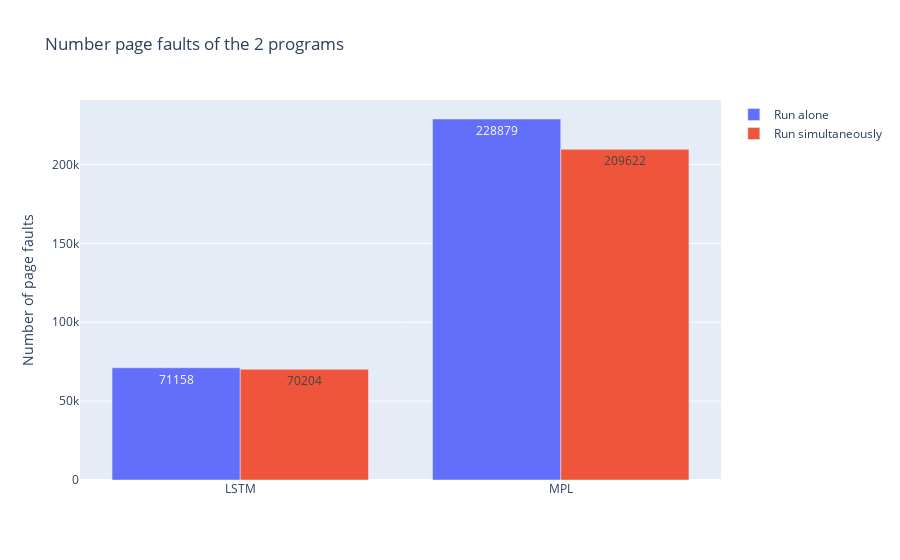

Notebook code for this chart:
### Code cell
x=["LSTM", 'MPL']
y_alone = [ 71158 ,  228879 ]
y_simultaneously = [ 70204 ,  209622 ]

fig = go.Figure(data=[
    go.Bar(name='Run alone', x=x, y=y_alone,   text=y_alone, textposition='auto'),
    go.Bar(name='Run simultaneously', x=x, y=y_simultaneously,  text=y_simultaneously, textposition='auto')
])
# Change the bar mode
fig.update_layout(barmode='group', 
    title='Number page faults of the 2 programs',
                   yaxis=dict(
        title='Number of page faults',
    ),
                 )



fig.show()

### Figure 1 — Plotly figure (JSON) as saved in the notebook; plotly's stock layout.template omitted (floating-point values rounded to 4 significant figures)
{"data": [{"name": "Run alone", "text": ["71158", "228879"], "textposition": "auto", "type": "bar", "x": ["LSTM", "MPL"], "y": [71158, 228879]}, {"name": "Run simultaneously", "text": ["70204", "209622"], "textposition": "auto", "type": "bar", "x": ["LSTM", "MPL"], "y": [70204, 209622]}], "layout": {"barmode": "group", "title": {"text": "Number page faults of the 2 programs"}, "yaxis": {"title": {"text": "Number of page faults"}}}}
